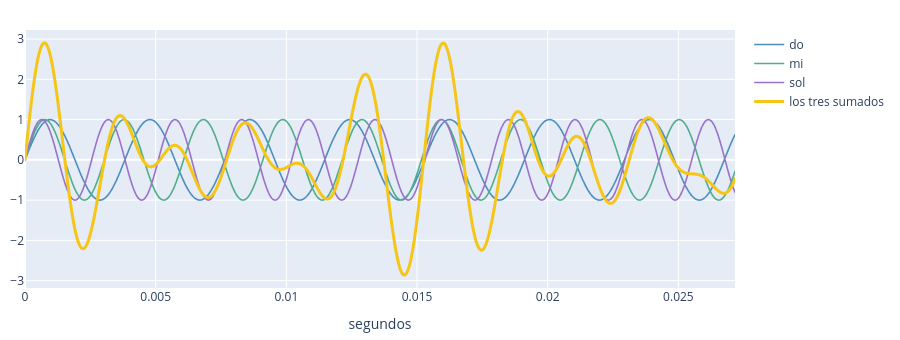

Notebook code for this chart:
### Markdown cell above
### Y ahora súmalos

Tres sonidos. Súmalos como sumarías tres números.

Cuando salga el dibujo, **haz clic en el nombre de una nota** para apagarla y
mira qué le pasa a la suma. Y pasa el mouse por cualquier instante: los números
de las tres notas suman el del acorde, ahí mismo, delante de ti.

### Code cell
do  = sonido.onda(261.63)
mi  = sonido.onda(329.63)
sol = sonido.onda(392.00)

acorde = do + mi + sol

sonido.dibujar_onda([do, mi, sol, acorde],
                    etiquetas=["do", "mi", "sol", "los tres sumados"],
                    muestras=600)
sonido.reproducir(acorde)

### Figure 1 — Plotly figure (JSON) as saved in the notebook; plotly's stock layout.template omitted (floating-point values rounded to 4 significant figures; data arrays with more than 128 entries replaced by an {"elided": "..."} marker saying what was removed)
{"data": [{"hovertemplate": "%{y:.2f}", "legendgroup": "do", "line": {"color": "#4c8fbd", "dash": "solid", "width": 1.6}, "marker": {"symbol": "circle"}, "mode": "lines", "name": "do", "showlegend": true, "type": "scattergl", "x": {"elided": "600 float values"}, "xaxis": "x", "y": {"elided": "600 float values"}, "yaxis": "y"}, {"hovertemplate": "%{y:.2f}", "legendgroup": "mi", "line": {"color": "#4fae8b", "dash": "solid", "width": 1.6}, "marker": {"symbol": "circle"}, "mode": "lines", "name": "mi", "showlegend": true, "type": "scattergl", "x": {"elided": "600 float values"}, "xaxis": "x", "y": {"elided": "600 float values"}, "yaxis": "y"}, {"hovertemplate": "%{y:.2f}", "legendgroup": "sol", "line": {"color": "#9b72c9", "dash": "solid", "width": 1.6}, "marker": {"symbol": "circle"}, "mode": "lines", "name": "sol", "showlegend": true, "type": "scattergl", "x": {"elided": "600 float values"}, "xaxis": "x", "y": {"elided": "600 float values"}, "yaxis": "y"}, {"hovertemplate": "%{y:.2f}", "legendgroup": "los tres sumados", "line": {"color": "#f5c518", "dash": "solid", "width": 3}, "marker": {"symbol": "circle"}, "mode": "lines", "name": "los tres sumados", "showlegend": true, "type": "scattergl", "x": {"elided": "600 float values"}, "xaxis": "x", "y": {"elided": "600 float values"}, "yaxis": "y"}], "layout": {"height": 340, "hovermode": "x unified", "legend": {"title": {"text": ""}, "tracegroupgap": 0}, "margin": {"b": 10, "l": 10, "r": 10, "t": 30}, "showlegend": true, "xaxis": {"anchor": "y", "domain": [0.0, 1.0], "title": {"text": "segundos"}}, "yaxis": {"anchor": "x", "domain": [0.0, 1.0], "title": {}}}}
